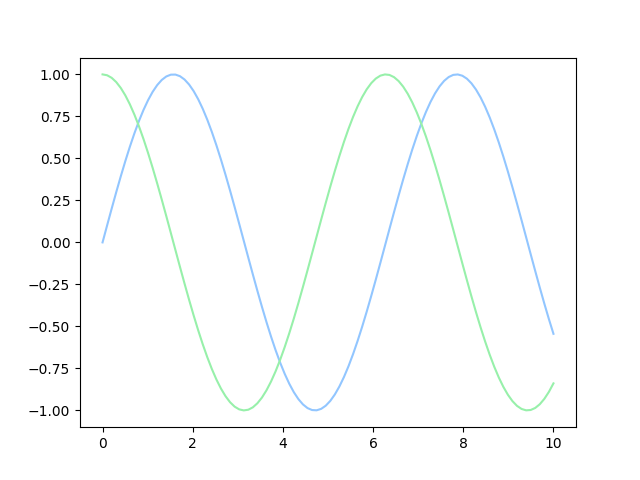

Reproduce this figure in Python.
import matplotlib.pyplot as plt
import numpy as np

# Set style for charts
plt.style.use('seaborn-v0_8-pastel')
print(plt.style.available)

# Create sample set of data
# Remember that X is for the independent variable 
x_vals = np.linspace(0, 10, 100)

# LINE PLOTS are good when graphing FUNCTIONS
plt.plot(x_vals, np.sin(x_vals))
plt.plot(x_vals, np.cos(x_vals))

# Show figure in IDE
# plt.show()

# Save figure as PNG in current directory
plt.savefig('lineplot.png')
plt.close() # clear the plot before making another

# Alternatively, set up a Figure OBJECT for the plot
fig = plt.figure()
ax = plt.axes()

# Plot a function on the Axes object instance
ax.plot(x_vals, 2*(x_vals), color='dodgerblue')
ax.plot(x_vals, 3*(x_vals), linestyle='dashed')
ax.plot(x_vals, 4*(x_vals), linestyle='dashdot')
ax.plot(x_vals, 5*(x_vals), linestyle='dotted')

# You can use shortcuts to define color & style
ax.plot(x_vals, 1.5*(x_vals), ':m')

fig.savefig('lineplot2.png')
plt.close() # Close old plot before making new one

# Demo on customization
plt.plot(x_vals, np.sin(x_vals), '-.m', label="sin(x)")
plt.xlim(-1, 11)
plt.ylim(-1.5, 1.5)
# Set axis to tight to fit your plot better
plt.axis('tight')
# other options: 'equal', 'image', etc.

# Add TITLES/LABELS
plt.title("A Sine Wave")
plt.xlabel("x")
plt.ylabel("sin(x)")

# Add LEGEND
plt.legend()
plt.savefig('lineplot3.png')


